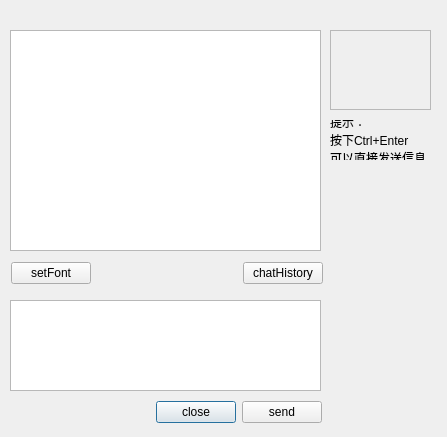
<?xml version="1.0" encoding="UTF-8"?>
<ui version="4.0">
 <class>CTalkDlg</class>
 <widget class="QDialog" name="CTalkDlg">
  <property name="geometry">
   <rect>
    <x>0</x>
    <y>0</y>
    <width>447</width>
    <height>437</height>
   </rect>
  </property>
  <property name="windowTitle">
   <string>Dialog</string>
  </property>
  <widget class="QTextEdit" name="te_output">
   <property name="geometry">
    <rect>
     <x>10</x>
     <y>30</y>
     <width>311</width>
     <height>221</height>
    </rect>
   </property>
  </widget>
  <widget class="QTextEdit" name="textEdit">
   <property name="geometry">
    <rect>
     <x>10</x>
     <y>300</y>
     <width>311</width>
     <height>91</height>
    </rect>
   </property>
  </widget>
  <widget class="QFrame" name="f_otherside">
   <property name="geometry">
    <rect>
     <x>330</x>
     <y>30</y>
     <width>101</width>
     <height>80</height>
    </rect>
   </property>
   <property name="frameShape">
    <enum>QFrame::StyledPanel</enum>
   </property>
   <property name="frameShadow">
    <enum>QFrame::Raised</enum>
   </property>
   <widget class="QWidget" name="verticalLayoutWidget">
    <property name="geometry">
     <rect>
      <x>-10</x>
      <y>-10</y>
      <width>121</width>
      <height>401</height>
     </rect>
    </property>
    <layout class="QVBoxLayout" name="verticalLayout"/>
   </widget>
  </widget>
  <widget class="QLabel" name="label">
   <property name="geometry">
    <rect>
     <x>330</x>
     <y>120</y>
     <width>120</width>
     <height>40</height>
    </rect>
   </property>
   <property name="text">
    <string>提示：
按下Ctrl+Enter
可以直接发送信息</string>
   </property>
  </widget>
  <widget class="QLabel" name="lb_othersidedes">
   <property name="geometry">
    <rect>
     <x>330</x>
     <y>180</y>
     <width>101</width>
     <height>231</height>
    </rect>
   </property>
   <property name="text">
    <string/>
   </property>
  </widget>
  <widget class="QWidget" name="verticalLayoutWidget_2">
   <property name="geometry">
    <rect>
     <x>330</x>
     <y>29</y>
     <width>111</width>
     <height>391</height>
    </rect>
   </property>
   <layout class="QVBoxLayout" name="verticalLayout_2"/>
  </widget>
  <widget class="QWidget" name="verticalLayoutWidget_3">
   <property name="geometry">
    <rect>
     <x>10</x>
     <y>30</y>
     <width>311</width>
     <height>401</height>
    </rect>
   </property>
   <layout class="QVBoxLayout" name="verticalLayout_3"/>
  </widget>
  <widget class="QWidget" name="">
   <property name="geometry">
    <rect>
     <x>10</x>
     <y>400</y>
     <width>312</width>
     <height>25</height>
    </rect>
   </property>
   <layout class="QGridLayout" name="gridLayout">
    <item row="0" column="0">
     <spacer name="horizontalSpacer_2">
      <property name="orientation">
       <enum>Qt::Horizontal</enum>
      </property>
      <property name="sizeHint" stdset="0">
       <size>
        <width>148</width>
        <height>20</height>
       </size>
      </property>
     </spacer>
    </item>
    <item row="0" column="1">
     <widget class="QPushButton" name="pb_close">
      <property name="text">
       <string>close</string>
      </property>
     </widget>
    </item>
    <item row="0" column="2">
     <widget class="QPushButton" name="pb_send">
      <property name="text">
       <string>send</string>
      </property>
     </widget>
    </item>
   </layout>
  </widget>
  <widget class="QWidget" name="">
   <property name="geometry">
    <rect>
     <x>11</x>
     <y>261</y>
     <width>312</width>
     <height>25</height>
    </rect>
   </property>
   <layout class="QHBoxLayout" name="horizontalLayout">
    <item>
     <widget class="QPushButton" name="pb_setfont">
      <property name="text">
       <string>setFont</string>
      </property>
     </widget>
    </item>
    <item>
     <spacer name="horizontalSpacer">
      <property name="orientation">
       <enum>Qt::Horizontal</enum>
      </property>
      <property name="sizeHint" stdset="0">
       <size>
        <width>148</width>
        <height>20</height>
       </size>
      </property>
     </spacer>
    </item>
    <item>
     <widget class="QPushButton" name="pb_record">
      <property name="text">
       <string>chatHistory</string>
      </property>
     </widget>
    </item>
   </layout>
  </widget>
 </widget>
 <resources/>
 <connections/>
</ui>
